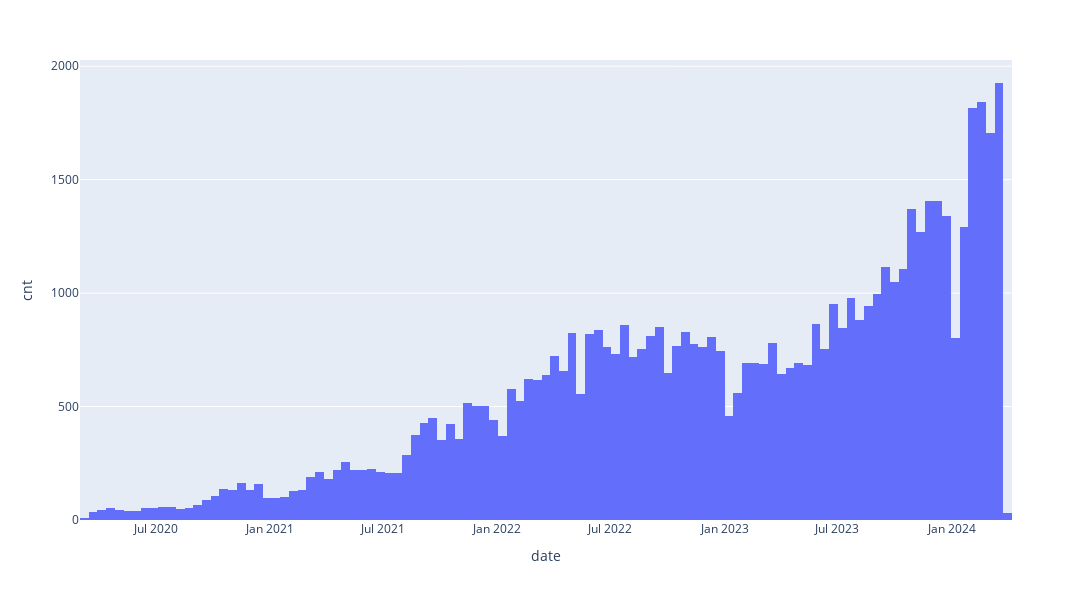

Write notebook code for a chart like this one.
### Code cell
fig = px.histogram(data, x="date", title='')
fig.update_layout(
    autosize=False,
    width=1400,
    height=600,
)

fig.update_layout(
    xaxis_title="date",
    yaxis_title="cnt",
    )

fig.show()

### Figure 1 — Plotly figure (JSON) as saved in the notebook; plotly's stock layout.template omitted (floating-point values rounded to 4 significant figures; data arrays with more than 128 entries replaced by an {"elided": "..."} marker saying what was removed)
{"data": [{"alignmentgroup": "True", "bingroup": "x", "hovertemplate": "date=%{x}<br>count=%{y}<extra></extra>", "legendgroup": "", "marker": {"color": "#636efa", "pattern": {"shape": ""}}, "name": "", "offsetgroup": "", "orientation": "v", "showlegend": false, "type": "histogram", "x": {"elided": "60938 str values"}, "xaxis": "x", "yaxis": "y"}], "layout": {"autosize": false, "barmode": "relative", "height": 600, "legend": {"tracegroupgap": 0}, "margin": {"t": 60}, "width": 1400, "xaxis": {"anchor": "y", "autorange": true, "domain": [0, 1], "range": ["2020-03-01", "2024-04-07"], "title": {"text": "date"}, "type": "date"}, "yaxis": {"anchor": "x", "autorange": true, "domain": [0, 1], "range": [0, 2027.0], "title": {"text": "cnt"}}}}
